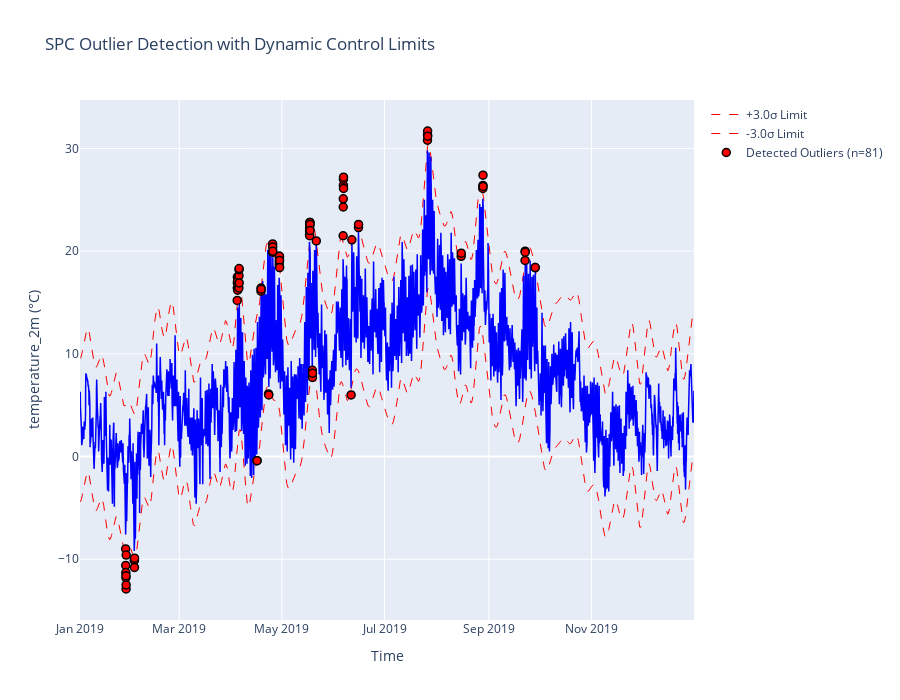

Here is the notebook cell this chart was saved with:
### Code cell
import plotly.graph_objects as go
import numpy as np

def plot_temperature_outliers_plotly(results, column='temperature_2m (°C)'):
    """
    Plots the time series with dynamic SPC control limits and highlighted outliers.
    
    Parameters
    ----------
    results : dict
        Results dictionary from detect_temperature_outliers.
    column : str
        Name of the temperature column.
    """
    
    data = results['data']
    seasonal_trend = results['seasonal_trend']
    upper_satv = results['upper_satv']
    lower_satv = results['lower_satv']
    n_outliers = results['n_outliers']
    n_std = results.get('n_std', 3.0)
    
    # 1. Calculate Dynamic Boundaries (The critical fix!)
    data['upper_limit'] = seasonal_trend + upper_satv
    data['lower_limit'] = seasonal_trend + lower_satv
    
    # 2. Split data for plotting
    inliers = data.loc[~data['outlier']]
    outliers = data.loc[data['outlier']]
    
    # 3. Create Plotly Figure
    fig = go.Figure()

    # Add Dynamic Upper Limit (Curve)
    fig.add_trace(go.Scatter(
        x=data['time'], 
        y=data['upper_limit'], 
        mode='lines', 
        name=f'+{n_std}σ Limit', 
        line=dict(color='red', width=1, dash='dash')
    ))

    # Add Dynamic Lower Limit (Curve)
    fig.add_trace(go.Scatter(
        x=data['time'], 
        y=data['lower_limit'], 
        mode='lines', 
        name=f'-{n_std}σ Limit', 
        line=dict(color='red', width=1, dash='dash')
    ))
    
    # Add Normal Time Series (as line)
    fig.add_trace(go.Scatter(
        x=inliers['time'], 
        y=inliers[column], 
        mode='lines', 
        name='Normal Temperature', 
        line=dict(color='blue', width=1.5),
        showlegend=False
    ))

    # Add Outliers (as markers/points)
    if not outliers.empty:
        fig.add_trace(go.Scatter(
            x=outliers['time'], 
            y=outliers[column], 
            mode='markers', 
            name=f'Detected Outliers (n={n_outliers})', 
            marker=dict(color='red', size=8, symbol='circle', line=dict(width=1.5, color='black'))
        ))

    # Update Layout
    fig.update_layout(
        title='SPC Outlier Detection with Dynamic Control Limits',
        xaxis_title='Time',
        yaxis_title=column,
        hovermode='x unified',
        height=700 
    )
    
    return fig


# --- Outlier Detection (SPC/DCT) Execution ---
# 1. Run the detection function (now returns seasonal_trend too)
results_spc = detect_temperature_outliers(df_weather)

# 2. Use the dedicated plotting function for SPC limits
fig_spc = plot_temperature_outliers_plotly(results_spc, column='temperature_2m (°C)')
fig_spc.show() 

print(f"\nSPC Outlier Detection Complete.")
print(f"Detected {results_spc['n_outliers']} outliers ({results_spc['outlier_pct']:.2f}%)")

### Figure 1 — Plotly figure (JSON) as saved in the notebook; plotly's stock layout.template omitted (floating-point values rounded to 4 significant figures; data arrays with more than 128 entries replaced by an {"elided": "..."} marker saying what was removed)
{"data": [{"line": {"color": "red", "dash": "dash", "width": 1}, "mode": "lines", "name": "+3.0σ Limit", "type": "scatter", "x": {"elided": "8760 str values"}, "y": {"elided": "8760 float values"}}, {"line": {"color": "red", "dash": "dash", "width": 1}, "mode": "lines", "name": "-3.0σ Limit", "type": "scatter", "x": {"elided": "8760 str values"}, "y": {"elided": "8760 float values"}}, {"line": {"color": "blue", "width": 1.5}, "mode": "lines", "name": "Normal Temperature", "showlegend": false, "type": "scatter", "x": {"elided": "8679 str values"}, "y": {"elided": "8679 float values"}}, {"marker": {"color": "red", "line": {"color": "black", "width": 1.5}, "size": 8, "symbol": "circle"}, "mode": "markers", "name": "Detected Outliers (n=81)", "type": "scatter", "x": ["2019-01-28T04:00:00", "2019-01-28T05:00:00", "2019-01-28T06:00:00", "2019-01-28T07:00:00", "2019-01-28T08:00:00", "2019-01-28T09:00:00", "2019-01-28T10:00:00", "2019-01-28T11:00:00", "2019-02-02T07:00:00", "2019-02-02T08:00:00", "2019-02-02T09:00:00", "2019-02-02T10:00:00", "2019-04-04T11:00:00", "2019-04-04T12:00:00", "2019-04-04T13:00:00", "2019-04-04T14:00:00", "2019-04-04T15:00:00", "2019-04-04T16:00:00", "2019-04-04T17:00:00", "2019-04-05T11:00:00", "2019-04-05T12:00:00", "2019-04-05T13:00:00", "2019-04-05T14:00:00", "2019-04-05T15:00:00", "2019-04-16T05:00:00", "2019-04-16T06:00:00", "2019-04-18T14:00:00", "2019-04-18T15:00:00", "2019-04-18T16:00:00", "2019-04-23T01:00:00", "2019-04-23T05:00:00", "2019-04-25T11:00:00", "2019-04-25T12:00:00", "2019-04-25T13:00:00", "2019-04-25T15:00:00", "2019-04-29T10:00:00", "2019-04-29T11:00:00", "2019-04-29T12:00:00", "2019-04-29T13:00:00", "2019-04-29T14:00:00", "2019-04-29T15:00:00", "2019-04-29T16:00:00", "2019-05-17T10:00:00", "2019-05-17T11:00:00", "2019-05-17T12:00:00", "2019-05-17T13:00:00", "2019-05-17T14:00:00", "2019-05-17T15:00:00", "2019-05-17T16:00:00", "2019-05-17T17:00:00", "2019-05-17T18:00:00", "2019-05-19T03:00:00", "2019-05-19T04:00:00", "2019-05-19T05:00:00", "2019-05-21T11:00:00", "2019-06-06T10:00:00", "2019-06-06T11:00:00", "2019-06-06T12:00:00", "2019-06-06T13:00:00", "2019-06-06T14:00:00", "2019-06-06T15:00:00", "2019-06-06T16:00:00", "2019-06-11T04:00:00", "2019-06-11T14:00:00", "2019-06-15T13:00:00", "2019-06-15T14:00:00", "2019-07-26T13:00:00", "2019-07-26T14:00:00", "2019-07-26T15:00:00", "2019-07-26T16:00:00", "2019-08-15T14:00:00", "2019-08-15T15:00:00", "2019-08-28T11:00:00", "2019-08-28T12:00:00", "2019-08-28T13:00:00", "2019-08-28T14:00:00", "2019-09-22T13:00:00", "2019-09-22T14:00:00", "2019-09-22T15:00:00", "2019-09-28T13:00:00", "2019-09-28T14:00:00"], "y": [-9.0, -10.6, -11.3, -11.8, -11.6, -12.9, -12.5, -9.6, -10.1, -10.1, -10.8, -9.9, 15.2, 16.4, 16.9, 17.5, 17.4, 17.1, 16.2, 16.4, 17.6, 18.2, 18.3, 16.9, -0.4, -0.4, 16.1, 16.4, 16.3, 6.1, 6.0, 19.9, 20.7, 20.4, 20.0, 18.7, 19.0, 19.5, 19.3, 19.5, 19.1, 18.4, 21.6, 22.0, 22.2, 21.5, 22.5, 22.8, 22.8, 22.6, 22.0, 8.4, 7.7, 8.1, 21.0, 21.5, 24.3, 25.1, 26.4, 27.0, 27.2, 26.1, 6.0, 21.1, 22.3, 22.6, 30.8, 31.3, 31.7, 31.2, 19.5, 19.8, 26.1, 26.4, 27.4, 26.3, 19.1, 20.0, 19.9, 18.4, 18.4]}], "layout": {"height": 700, "hovermode": "x unified", "title": {"text": "SPC Outlier Detection with Dynamic Control Limits"}, "xaxis": {"title": {"text": "Time"}}, "yaxis": {"title": {"text": "temperature_2m (°C)"}}}}
